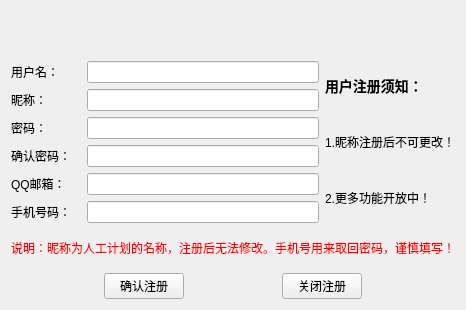
<?xml version="1.0" encoding="UTF-8"?>
<ui version="4.0">
 <class>registeruser</class>
 <widget class="QWidget" name="registeruser">
  <property name="geometry">
   <rect>
    <x>0</x>
    <y>0</y>
    <width>464</width>
    <height>310</height>
   </rect>
  </property>
  <property name="windowTitle">
   <string>Form</string>
  </property>
  <layout class="QVBoxLayout" name="verticalLayout_4">
   <item>
    <spacer name="horizontalSpacer_5">
     <property name="orientation">
      <enum>Qt::Horizontal</enum>
     </property>
     <property name="sizeHint" stdset="0">
      <size>
       <width>40</width>
       <height>25</height>
      </size>
     </property>
    </spacer>
   </item>
   <item>
    <spacer name="horizontalSpacer_4">
     <property name="orientation">
      <enum>Qt::Horizontal</enum>
     </property>
     <property name="sizeHint" stdset="0">
      <size>
       <width>40</width>
       <height>25</height>
      </size>
     </property>
    </spacer>
   </item>
   <item>
    <layout class="QVBoxLayout" name="verticalLayout_3">
     <item>
      <layout class="QHBoxLayout" name="horizontalLayout_7">
       <item>
        <layout class="QVBoxLayout" name="verticalLayout">
         <item>
          <layout class="QHBoxLayout" name="horizontalLayout">
           <item>
            <widget class="QLabel" name="label">
             <property name="minimumSize">
              <size>
               <width>70</width>
               <height>0</height>
              </size>
             </property>
             <property name="maximumSize">
              <size>
               <width>16777215</width>
               <height>70</height>
              </size>
             </property>
             <property name="text">
              <string>用户名：</string>
             </property>
            </widget>
           </item>
           <item>
            <widget class="QLineEdit" name="lineEditUserName"/>
           </item>
          </layout>
         </item>
         <item>
          <layout class="QHBoxLayout" name="horizontalLayout_5">
           <item>
            <widget class="QLabel" name="label_5">
             <property name="minimumSize">
              <size>
               <width>70</width>
               <height>0</height>
              </size>
             </property>
             <property name="maximumSize">
              <size>
               <width>70</width>
               <height>16777215</height>
              </size>
             </property>
             <property name="text">
              <string>昵称：</string>
             </property>
            </widget>
           </item>
           <item>
            <widget class="QLineEdit" name="lineEditNickName"/>
           </item>
          </layout>
         </item>
         <item>
          <layout class="QHBoxLayout" name="horizontalLayout_2">
           <item>
            <widget class="QLabel" name="label_2">
             <property name="minimumSize">
              <size>
               <width>70</width>
               <height>0</height>
              </size>
             </property>
             <property name="maximumSize">
              <size>
               <width>70</width>
               <height>16777215</height>
              </size>
             </property>
             <property name="text">
              <string>密码：</string>
             </property>
            </widget>
           </item>
           <item>
            <widget class="QLineEdit" name="lineEditPassword"/>
           </item>
          </layout>
         </item>
         <item>
          <layout class="QHBoxLayout" name="horizontalLayout_3">
           <item>
            <widget class="QLabel" name="label_3">
             <property name="minimumSize">
              <size>
               <width>70</width>
               <height>0</height>
              </size>
             </property>
             <property name="maximumSize">
              <size>
               <width>70</width>
               <height>16777215</height>
              </size>
             </property>
             <property name="text">
              <string>确认密码：</string>
             </property>
            </widget>
           </item>
           <item>
            <widget class="QLineEdit" name="lineEditCofPassWord"/>
           </item>
          </layout>
         </item>
         <item>
          <layout class="QHBoxLayout" name="horizontalLayout_4">
           <item>
            <widget class="QLabel" name="label_4">
             <property name="minimumSize">
              <size>
               <width>70</width>
               <height>0</height>
              </size>
             </property>
             <property name="maximumSize">
              <size>
               <width>70</width>
               <height>16777215</height>
              </size>
             </property>
             <property name="text">
              <string>QQ邮箱：</string>
             </property>
            </widget>
           </item>
           <item>
            <widget class="QLineEdit" name="lineEditEmail"/>
           </item>
          </layout>
         </item>
         <item>
          <layout class="QHBoxLayout" name="horizontalLayout_6">
           <item>
            <widget class="QLabel" name="label_6">
             <property name="minimumSize">
              <size>
               <width>70</width>
               <height>0</height>
              </size>
             </property>
             <property name="maximumSize">
              <size>
               <width>70</width>
               <height>16777215</height>
              </size>
             </property>
             <property name="text">
              <string>手机号码：</string>
             </property>
            </widget>
           </item>
           <item>
            <widget class="QLineEdit" name="lineEditPhoneNumber"/>
           </item>
          </layout>
         </item>
        </layout>
       </item>
       <item>
        <layout class="QVBoxLayout" name="verticalLayout_2">
         <item>
          <widget class="QLabel" name="label_8">
           <property name="styleSheet">
            <string notr="true">font-weight:bold;
font-size:14px;</string>
           </property>
           <property name="text">
            <string>用户注册须知：</string>
           </property>
          </widget>
         </item>
         <item>
          <widget class="QLabel" name="label_10">
           <property name="text">
            <string>1.昵称注册后不可更改！</string>
           </property>
          </widget>
         </item>
         <item>
          <widget class="QLabel" name="label_9">
           <property name="text">
            <string>2.更多功能开放中！</string>
           </property>
          </widget>
         </item>
        </layout>
       </item>
      </layout>
     </item>
     <item>
      <widget class="QLabel" name="label_7">
       <property name="styleSheet">
        <string notr="true">color:red;</string>
       </property>
       <property name="text">
        <string>说明：昵称为人工计划的名称，注册后无法修改。手机号用来取回密码，谨慎填写！</string>
       </property>
      </widget>
     </item>
     <item>
      <layout class="QHBoxLayout" name="horizontalLayout_8">
       <item>
        <spacer name="horizontalSpacer">
         <property name="orientation">
          <enum>Qt::Horizontal</enum>
         </property>
         <property name="sizeHint" stdset="0">
          <size>
           <width>40</width>
           <height>20</height>
          </size>
         </property>
        </spacer>
       </item>
       <item>
        <widget class="QPushButton" name="pushButtonOk">
         <property name="text">
          <string>确认注册</string>
         </property>
         <property name="icon">
          <iconset>
           <normaloff>:/image/image/Success.png</normaloff>:/image/image/Success.png</iconset>
         </property>
        </widget>
       </item>
       <item>
        <spacer name="horizontalSpacer_2">
         <property name="orientation">
          <enum>Qt::Horizontal</enum>
         </property>
         <property name="sizeHint" stdset="0">
          <size>
           <width>40</width>
           <height>20</height>
          </size>
         </property>
        </spacer>
       </item>
       <item>
        <widget class="QPushButton" name="pushButtonCancel">
         <property name="text">
          <string>关闭注册</string>
         </property>
         <property name="icon">
          <iconset resource="../res.qrc">
           <normaloff>:/image/image/Hand.png</normaloff>:/image/image/Hand.png</iconset>
         </property>
        </widget>
       </item>
       <item>
        <spacer name="horizontalSpacer_3">
         <property name="orientation">
          <enum>Qt::Horizontal</enum>
         </property>
         <property name="sizeHint" stdset="0">
          <size>
           <width>40</width>
           <height>20</height>
          </size>
         </property>
        </spacer>
       </item>
      </layout>
     </item>
    </layout>
   </item>
  </layout>
 </widget>
 <resources>
  <include location="../res.qrc"/>
 </resources>
 <connections/>
</ui>
